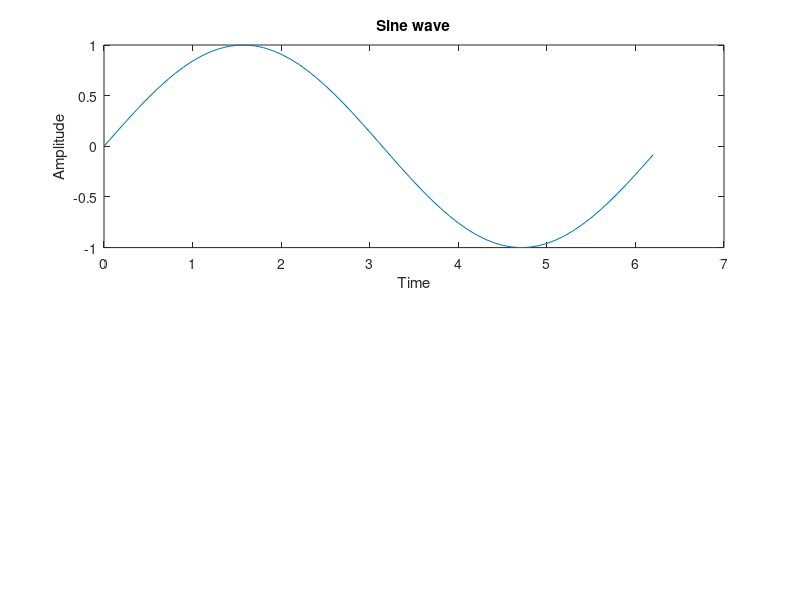

Recreate this plot in MATLAB.
t = 0:0.1:2*pi;
sinewave = sin(t);
subplot(2,1,1);
plot(t,sinewave);
title('Sine wave');
xlabel('Time');
ylabel('Amplitude');